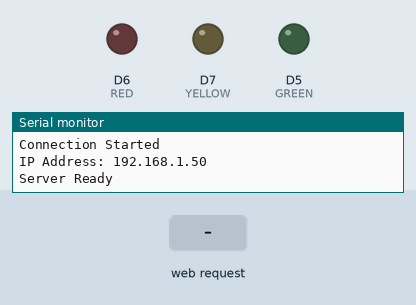
Simulated run of this sketch. Board: ESP8266 (NodeMCU). On the bench: output pins drawn as LEDs (lit = HIGH), the last lines printed to the serial monitor. The test bench sets the inputs (shaded band). WiFi joins after 1.5 s; servers stay silent unless stated.

Above: at 3.2 s.
3.3 s: HTTP request GET /green received
At 3.8 s:
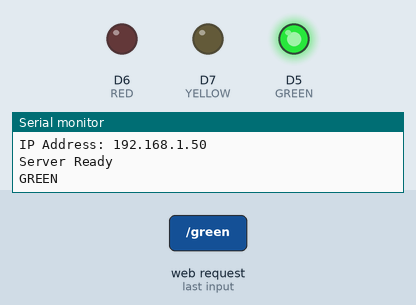
4.8 s: HTTP request GET /yellow received
At 6.0 s:
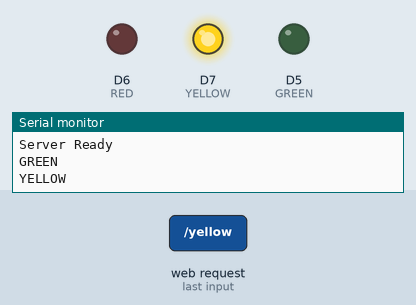
6.3 s: HTTP request GET /red received
At 7.3 s:
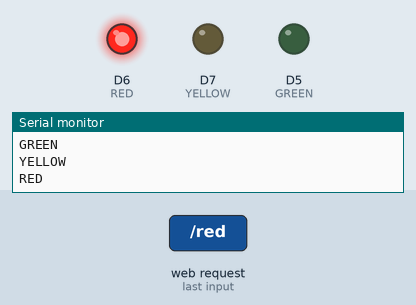
Timing chart, 0 to 9.3 s (numbered marks = the images above; inputs shaded):
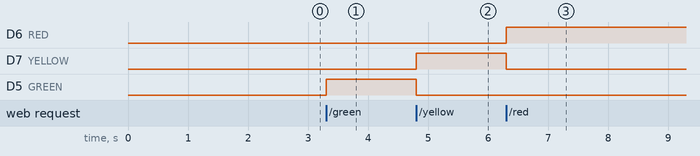

Measured:
- after the input at 3.3 s, D5 (GREEN): LOW → HIGH at once
- after the input at 4.8 s, D7 (YELLOW): LOW → HIGH at once; D5 (GREEN): HIGH → LOW at once
- after the input at 6.3 s, D6 (RED): LOW → HIGH at once; D7 (YELLOW): HIGH → LOW at once

The sketch:

Wemo_TrafficLights.ino
```cpp
#include <ESP8266WiFi.h>
#include <ESP8266mDNS.h>
#include <ESP8266WebServer.h>
#include <WiFiClient.h>
//#include <avr/wdt.h> Watchdog timer library

// #### LED Pin Setup #### //
int GREEN = D5;
int YELLOW = D7;
int RED = D6;

// ##### Wifi Connection Setup #### //
char WifiName[] = "Verizon-SM-G935V";            //SSID
char Password[] = "password";
ESP8266WebServer server(80);                     //Server is on Port 80


// #### Web Page Setup #### //
char WebPage[] = "<html><title><Choose Wisely></title><body><form action=\"/green\"><button>Green</button></form><br><form action=\"/yellow\"><button>Yellow</button></form><br><form action=\"/red\"><button>Red</button></form><br><form action=\"/turnoff\"><button>Clear</button></form><br><form action=\"/cycle\"><button>Cycle</button></form><br></body></html>";
char AutoRespond[] = "text/html\nRefresh: 1";   //header: content type/conent type\ how often refresh

void NoClient(){
  server.send(404);
  Serial.println("Reconnecting to server");
}

void HOME(){                //HomePage
  server.send(302, AutoRespond, WebPage);
  Serial.println("Home Page Opened");
}

// #### LED Functions Setup #### //
void TurnGREEN(){
  //TurnOFF();
  AllClear();
  digitalWrite(GREEN,HIGH);
  //digitalWrite(YELLOW,LOW);
  //digitalWrite(RED,LOW);
  Serial.println("GREEN");
  server.send(302, AutoRespond, WebPage);
}

void TurnYELLOW(){
  //TurnOFF();
  AllClear();
  digitalWrite(YELLOW,HIGH);
  //digitalWrite(GREEN,LOW);
  //digitalWrite(RED,LOW);
  Serial.println("YELLOW");
  server.send(302, AutoRespond, WebPage);
}

void TurnRED(){
  AllClear();
  digitalWrite(RED,HIGH);
  Serial.println("RED");
  server.send(302, AutoRespond, WebPage);
}

void TurnOFF(){
  AllClear();
  Serial.println("All Clear");
  server.send(302, AutoRespond, WebPage);
}

void AllClear(){
  digitalWrite(GREEN,LOW);
  digitalWrite(YELLOW,LOW);
  digitalWrite(RED,LOW);
}

void CYCLE(){
  //TurnOFF();
  AllClear();
  Serial.println("Cycling");
  digitalWrite(GREEN,HIGH);
  delay(2000); //Wait 2 seconds
  digitalWrite(GREEN,LOW);
  digitalWrite(YELLOW,HIGH);
  delay(2000);
  digitalWrite(YELLOW,LOW);
  digitalWrite(RED,HIGH);
  delay(2000);
  server.send(302, AutoRespond, WebPage);
}

void setup() {
  // put your setup code here, to run once:
  pinMode(GREEN,OUTPUT);
  pinMode(YELLOW,OUTPUT);
  pinMode(RED,OUTPUT);
  Serial.begin(115200);                          //Starts the Serial Monitor (Input printed on screen)

  WiFi.begin(WifiName,Password);
  while (WiFi.status() !=WL_CONNECTED){          //If not connected to Wifi, delay until connected
    delay (2000);
    Serial.println("Finding a Connection...");
  }

  Serial.println("Connection Started");         //Begin Connection to Wifi
  Serial.print("IP Address: ");
  Serial.println(WiFi.localIP());               //IP assigned to Server by host wifi

// #### Activate Functions #### //
  //If "/ " is seen in the URL, do this function
  server.on("/green", TurnGREEN);
  server.on("/yellow", TurnYELLOW);
  server.on("/red", TurnRED);
  server.on("/turnoff", TurnOFF);
  server.on ("/cycle", CYCLE);
  server.on("/", HOME);

  server.onNotFound(NoClient);            //When client not found

  server.begin();
  Serial.println("Server Ready");
}

void loop() {                                // put your main code here, to run repeatedly:
  server.handleClient();                     //Listen for clients (Connections to the webpage)
}
```
